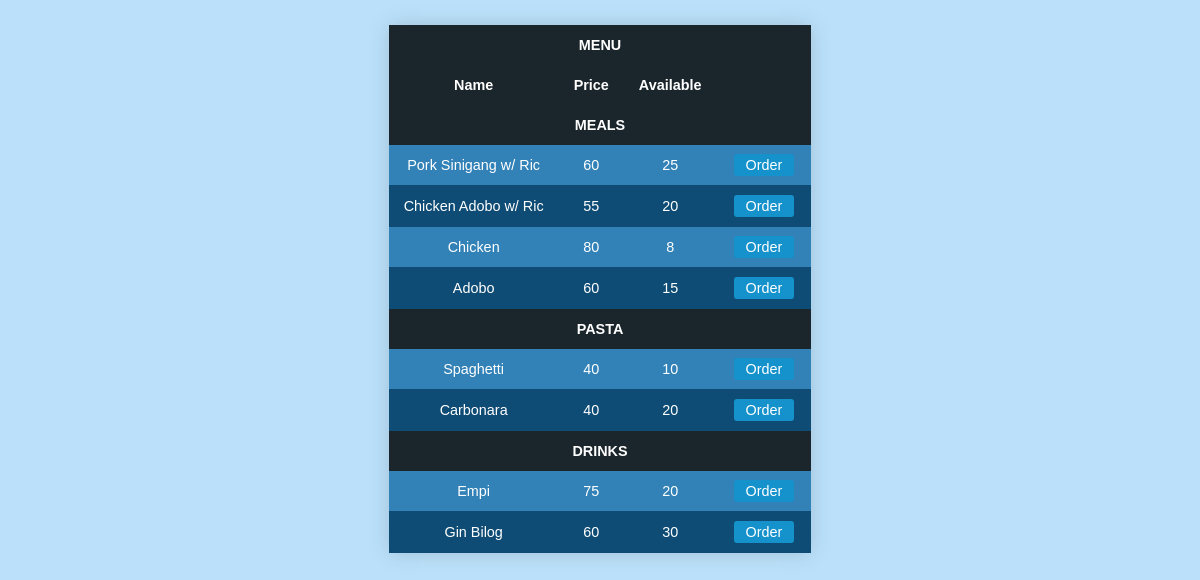
/costumer.php, run on the app's committed database.
### tables this page shows
CREATE TABLE `meals` (
  `id` int(20) NOT NULL,
  `name` varchar(20) NOT NULL,
  `price` int(20) NOT NULL,
  `stocks` int(20) NOT NULL
);

CREATE TABLE `pasta` (
  `id` int(20) NOT NULL,
  `name` varchar(20) NOT NULL,
  `price` int(20) NOT NULL,
  `stocks` int(20) NOT NULL
);

CREATE TABLE `drinks` (
  `id` int(20) NOT NULL,
  `name` varchar(20) NOT NULL,
  `price` int(20) NOT NULL,
  `stocks` int(20) NOT NULL
);

### costumer.php (the view, shortened to what this page needs)
<?php
    include_once'connection.php';
    ?>
<!DOCTYPE html>
<html lang="en">
<head>
    <link rel="stylesheet" href="style/costumer.css">
</head>
<body>
<form action="order.php" method="post">
    <div>
        <table class="styled-table">
            <thead>
            <tr>
                <th colspan="4">MENU</th>
            </tr>
            <tr>
                <th>Name</th>
                <th>Price</th>
                <th>Available</th>
                <th> </th>
            </tr>
            <tr>
                <th colspan="4">MEALS</th>
            </thead>
            <tbody>
            <?php
                        $sql = "SELECT `name`, `price`, `stocks`, `id` FROM `meals`";
                        $result = $conn->query($sql);
                        if($result->num_rows > 0) {
                            while ($row = $result->fetch_assoc()) {
                                ?>
                                <tr>
                                    <td> <?php echo $row["name"] ?></td>
                                    <td> <?php echo $row["price"] ?></td>
                                    <td> <?php echo $row["stocks"] ?></td>
                                    <td><a href="orderm.php?id=<?php echo $row['id']; ?>">Order</a></td>
                                </tr>
                                <?php
                            }
                        } else {
                            echo "No result";
                        }
                        ?>
            </tbody>
            <thead>
            <tr>
                <th colspan="4">PASTA</th>
            </thead>
            <tbody>
            <?php
                        $sql = "SELECT `name`, `price`, `stocks`, `id` FROM `pasta`";
                        $result = $conn->query($sql);
                        if($result->num_rows > 0) {
                            while ($row = $result->fetch_assoc()) {
                                ?>
                                <tr>
                                    <td> <?php echo $row["name"] ?></td>
                                    <td> <?php echo $row["price"] ?></td>
                                    <td> <?php echo $row["stocks"] ?></td>
                                    <td><a href="orderp.php?id=<?php echo $row['id']; ?>">Order</a></td>
                                </tr>
                                <?php
                            }
                        } else {
                            echo "No result";
                        }
                        ?>
            </tbody>
            <thead>
            <tr>
                <th colspan="4">DRINKS</th>
            </thead>
            <tbody>
            <?php
                        $sql = "SELECT `name`, `price`, `stocks`, `id` FROM `drinks`";
                        $result = $conn->query($sql);
                        if($result->num_rows > 0) {
                            while ($row = $result->fetch_assoc()) {
                                ?>
                                <tr>
                                    <td> <?php echo $row["name"] ?></td>
                                    <td> <?php echo $row["price"] ?></td>
                                    <td> <?php echo $row["stocks"] ?></td>
                                    <td><a href="orderd.php?id=<?php echo $row['id']; ?>">Order</a></td>
                                </tr>
                                <?php
                            }
                        } else {
                            echo "No result";
                        }
                        ?>
            </tbody>
        </table>
    </div>
</body>
</html>

### style/costumer.css (style rules this page uses)
table, tr, td, th { padding: 10px; margin: auto; }
body { background-color: #BBE1FA; font-family: "Century Gothic", sans-serif; color: white; text-align: center; }
.styled-table { border-collapse: collapse; margin: 25px 0; font-size: 0.9em; font-family: sans-serif; min-width: 400px; box-shadow: 0 0 20px rgba(0, 0, 0, 0.15); margin-left: auto; margin-right: auto; }
.styled-table thead tr { background-color: #1B262C; color: #ffffff; }
.styled-table th, .styled-table td { padding: 12px 15px; }
.styled-table tbody tr { border-bottom: 1px solid #0F4C75; }
.styled-table tbody tr:nth-of-type(even) { background-color: #0F4C75; }
.styled-table tbody tr:nth-of-type(odd) { background-color: #3282B8; }
a { text-align: center; background-color: rgb(21, 146, 204); border: none; border-radius: 3px; color: white; padding: 3px 12px; text-decoration: none; margin: 2px 2px; cursor: pointer; }

### data on the page
meals: name "Pork Sinigang w/ Ric", price "60", stocks "25"
meals: name "Chicken Adobo w/ Ric", price "55", stocks "20"
meals: name "Chicken", price "80", stocks "8"
meals: name "Adobo", price "60", stocks "15"
pasta: name "Spaghetti", price "40", stocks "10"
pasta: name "Carbonara", price "40", stocks "20"
drinks: name "Empi", price "75", stocks "20"
drinks: name "Gin Bilog", price "60", stocks "30"
